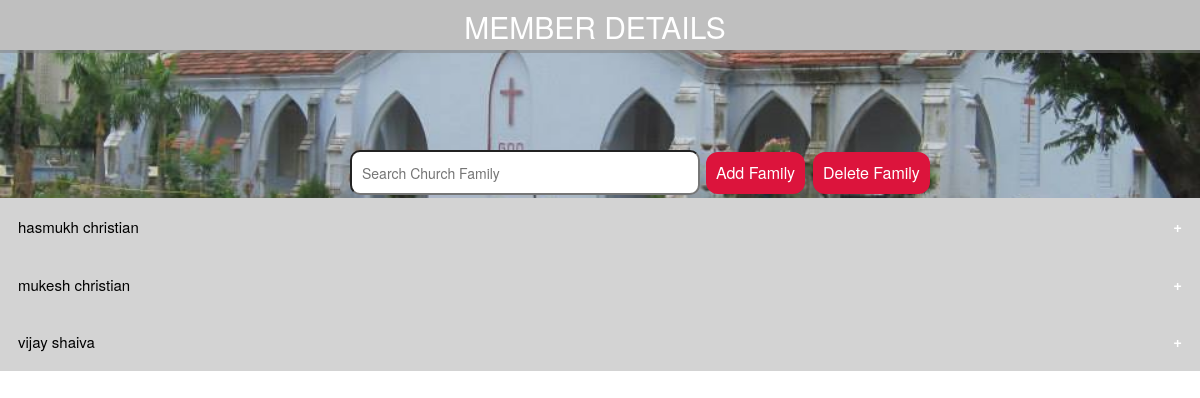
/MemberManagement/MemberDetails.php, run on the app's committed database.
### tables this page shows
CREATE TABLE IF NOT EXISTS `familydetails` (
  `Family_id` int(11) NOT NULL AUTO_INCREMENT,
  `Family_headname` varchar(20) NOT NULL,
  PRIMARY KEY (`Family_id`),
  KEY `Family_id` (`Family_id`)
);

### MemberManagement/MemberDetails.php (the view, shortened to what this page needs)
<!DOCTYPE html>
<?php
$con_servername = "localhost";
$con_username = "root";
$con_password = "";
$database = "church_management";
$connection = mysqli_connect($con_servername, $con_username, $con_password, $database);
?>
<html>
    <head>
        <link rel="stylesheet" type="text/css" href="MemberDetails.css">
        <link rel="stylesheet" href="https://maxcdn.bootstrapcdn.com/bootstrap/3.3.7/css/bootstrap.min.css">
    </head>
<body>
    <div class="title"><h2 style="text-align: center">MEMBER DETAILS</h2></div>
    <div class="mybg">
        <input id="myInput" type="text" name="searchbox" placeholder="Search Church Family" class="searchbox"
               onInput="searchFunction()" title="Type the Family Head name to search" autocomplete="off"/>
        <button class="addfambutton" onclick="window.location.href = 'AddFamilyDetails.php';">
            Add Family
        </button>
	<button class="delfambutton" onclick="window.location.href = 'ShowDeleteFamily.php';">
            Delete Family
        </button>
    </div>
    <?php
    $familydetails = "SELECT * FROM familydetails";
    $result_fam = mysqli_query($connection, $familydetails);
    if(mysqli_num_rows($result_fam)> 0)
    {
        while ($row_fam = mysqli_fetch_assoc($result_fam))
        {
    ?>
    <div style="margin-top: 0px" id="showcontent">
        <button class="collapsible" value="<?php echo $row_fam["Family_headname"]; ?>">
            <?php echo $row_fam["Family_headname"]; ?>
        </button>
        <?php
          }
    }
    ?>
    </div>
</body>
</html>

### MemberManagement/MemberDetails.css (style rules this page uses)
.title { font-style: Times New Roman; font-size: 25px; position: absolute; top: -10px; left: 0px; right: 0px; background-color: rgba(128,128,128,0.5); color: white; padding-left: 460px; padding-right: 470px; }
.mybg { background-image: url(church_pic1.jpg); height: 100%; width: 100%; margin-top: 50px; background-position: center; background-repeat: no-repeat; background-size: cover; }
.searchbox { width: 350px; height: 45px; border-radius: 10px; margin-left: 350px; margin-top: 100px; padding: 10px; }
.addfambutton { border: none; color: white; padding: 10px; background: crimson; text-align: center; text-decoration: none; display: inline-block; font-size: 16px; margin: 4px 2px; cursor: pointer; border-radius: 12px; }
.delfambutton { border: none; color: white; padding: 10px; background: crimson; text-align: center; text-decoration: none; display: inline-block; font-size: 16px; margin: 4px 2px; cursor: pointer; border-radius: 12px; }
.collapsible { background-color: lightgray; color: black; cursor: pointer; padding: 18px; width: 100%; border: none; text-align: left; outline: none; font-size: 15px; }
.collapsible:after { content: '\002B'; color: white; font-weight: bold; float: right; margin-left: 5px; }

### data on the page
familydetails: Family_headname "hasmukh christian"
familydetails: Family_headname "mukesh christian"
familydetails: Family_headname "vijay shaiva"
